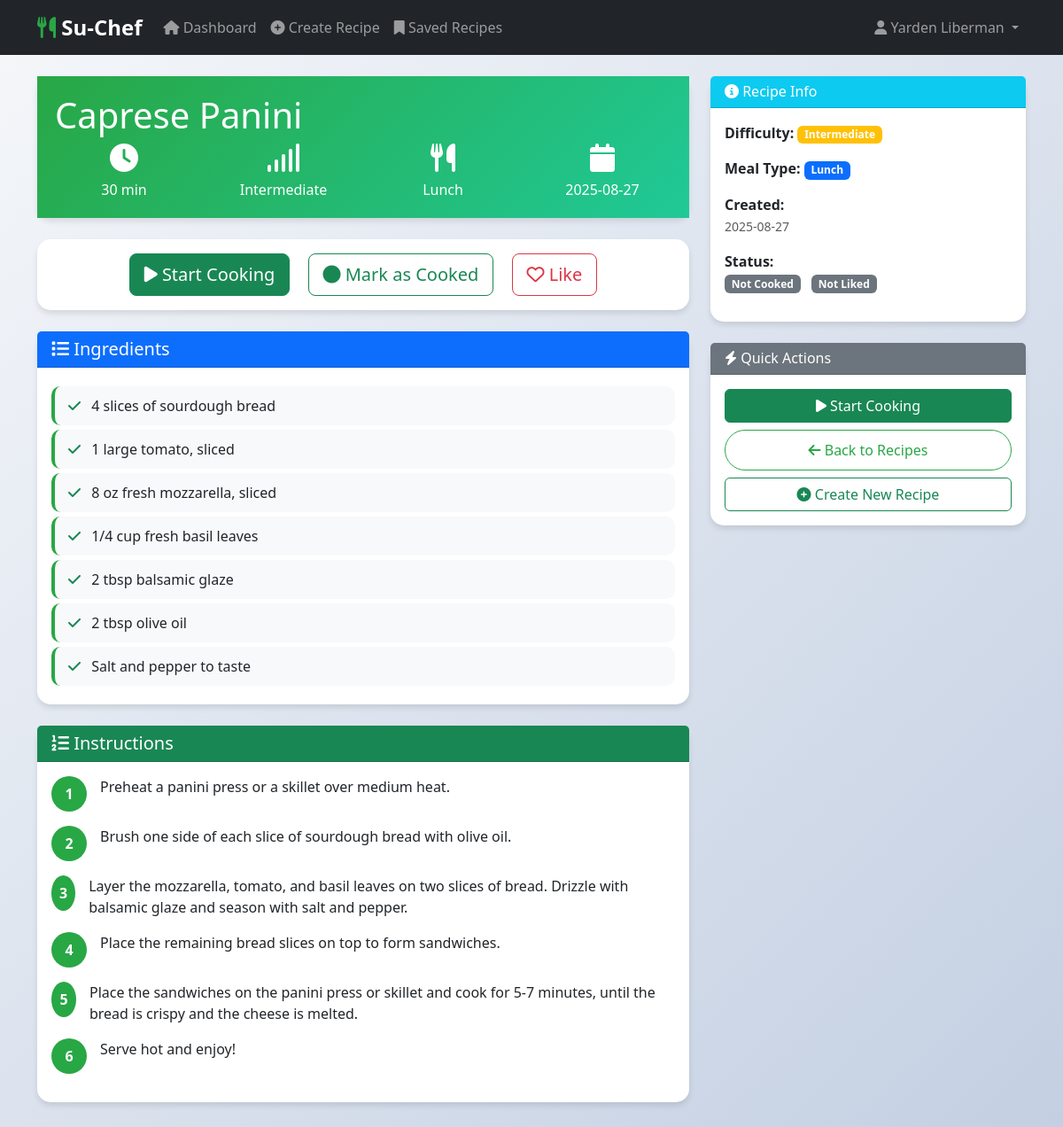
Screenshot of /recipe/2 (signed in) with the database file from the repository.
### app.py (models this page shows)
class Recipe(db.Model):
    id = db.Column(db.Integer, primary_key=True)
    name = db.Column(db.String(200), nullable=False)
    meal_type = db.Column(db.String(50), nullable=False)
    cooking_time = db.Column(db.Integer, nullable=False)
    skill_level = db.Column(db.String(50), nullable=False)
    dietary_restrictions = db.Column(db.String(200))
    ingredients = db.Column(db.Text, nullable=False)  # JSON string
    steps = db.relationship('RecipeStep', backref='recipe', lazy=True, order_by='RecipeStep.step_number')
    created_at = db.Column(db.DateTime, default=datetime.utcnow)
    user_id = db.Column(db.Integer, db.ForeignKey('user.id'), nullable=False)
    cooked = db.Column(db.Boolean, default=False)
    liked = db.Column(db.Boolean, default=False)
    def to_dict(self):
        return {
            'id': self.id,
            'name': self.name,
            'meal_type': self.meal_type,
            'cooking_time': self.cooking_time,
            'skill_level': self.skill_level,
            'dietary_restrictions': self.dietary_restrictions,
            'ingredients': json.loads(self.ingredients) if self.ingredients else [],
            'steps': [step.to_dict() for step in self.steps],
            'created_at': self.created_at.isoformat() if self.created_at else None,
            'user_id': self.user_id,
            'cooked': self.cooked,
            'liked': self.liked
        }

class RecipeStep(db.Model):
    id = db.Column(db.Integer, primary_key=True)
    step_number = db.Column(db.Integer, nullable=False)
    step_text = db.Column(db.Text, nullable=False)
    estimated_time = db.Column(db.Integer)
    tips = db.Column(db.Text)
    recipe_id = db.Column(db.Integer, db.ForeignKey('recipe.id'), nullable=False)
    def to_dict(self):
        return {
            'id': self.id,
            'step_number': self.step_number,
            'step_text': self.step_text,
            'estimated_time': self.estimated_time,
            'tips': self.tips,
            'recipe_id': self.recipe_id
        }

### app.py (the view)
@app.route('/recipe/<int:recipe_id>')
def view_recipe(recipe_id):
    if 'user_id' not in session:
        return redirect(url_for('login'))
    recipe = Recipe.query.get_or_404(recipe_id)
    if recipe.user_id != session['user_id']:
        flash('Access denied')
        return redirect(url_for('dashboard'))
    recipe_dict = recipe.to_dict()
    return render_template('view_recipe.html', recipe=recipe_dict)

### app.py (called while the page is built)
@app.template_filter('from_json')
def from_json_filter(value):
    try:
        return json.loads(value)
    except (json.JSONDecodeError, TypeError):
        return value

### templates/view_recipe.html (shortened to what this page needs)
{% extends "base.html" %}
{% block content %}
<div class="row">
    <div class="col-lg-8">
        <div class="card mb-4">
            <div class="recipe-header">
                <h1 class="mb-2">{{ recipe.name }}</h1>
                <div class="row text-center">
                    <div class="col-md-3">
                        <i class="fas fa-clock fa-2x mb-2"></i>
                        <div>{{ recipe.cooking_time }} min</div>
                    </div>
                    <div class="col-md-3">
                        <i class="fas fa-signal fa-2x mb-2"></i>
                        <div>{{ recipe.skill_level|title }}</div>
                    </div>
                    <div class="col-md-3">
                        <i class="fas fa-utensils fa-2x mb-2"></i>
                        <div>{{ recipe.meal_type|title }}</div>
                    </div>
                    <div class="col-md-3">
                        <i class="fas fa-calendar fa-2x mb-2"></i>
                        <div>{{ recipe.created_at[:10] if recipe.created_at else 'Unknown' }}</div>
                    </div>
                </div>
            </div>
        </div>
        <div class="card mb-4">
            <div class="card-body text-center">
                <a href="{{ url_for('cook_recipe', recipe_id=recipe.id) }}" class="btn btn-success btn-lg me-3">
                    <i class="fas fa-play"></i> Start Cooking
                </a>
                <button class="btn btn-outline-success btn-lg me-3 toggle-cooked" data-recipe-id="{{ recipe.id }}">
                    {% if recipe.cooked %}
                        <i class="fas fa-check-circle"></i> Marked as Cooked
                    {% else %}
                        <i class="fas fa-circle"></i> Mark as Cooked
                    {% endif %}
                </button>
                <button class="btn btn-outline-danger btn-lg toggle-liked" data-recipe-id="{{ recipe.id }}">
                    {% if recipe.liked %}
                        <i class="fas fa-heart"></i> Liked
                    {% else %}
                        <i class="far fa-heart"></i> Like
                    {% endif %}
                </button>
            </div>
        </div>
        <div class="card mb-4">
            <div class="card-header bg-primary text-white">
                <h5 class="mb-0"><i class="fas fa-list"></i> Ingredients</h5>
            </div>
            <div class="card-body">
                {% set ingredients = recipe.ingredients|from_json %}
                {% for ingredient in ingredients %}
                <div class="ingredient-item">
                    <i class="fas fa-check text-success me-2"></i>
                    {{ ingredient }}
                </div>
                {% endfor %}
            </div>
        </div>
        <div class="card mb-4">
            <div class="card-header bg-success text-white">
                <h5 class="mb-0"><i class="fas fa-list-ol"></i> Instructions</h5>
            </div>
            <div class="card-body">
                {% for step in recipe.steps %}
                <div class="d-flex align-items-start mb-3">
                    <div class="step-number">{{ step.step_number }}</div>
                    <div class="flex-grow-1">
                        <p class="mb-0">{{ step.step_text }}</p>
                    </div>
                </div>
                {% endfor %}
            </div>
        </div>
    </div>
    <div class="col-lg-4">
        <div class="card mb-4">
            <div class="card-header bg-info text-white">
                <h6 class="mb-0"><i class="fas fa-info-circle"></i> Recipe Info</h6>
            </div>
            <div class="card-body">
                <div class="mb-3">
                    <strong>Difficulty:</strong>
                    <span class="badge bg-{{ 'success' if recipe.skill_level == 'beginner' else 'warning' if recipe.skill_level == 'intermediate' else 'danger' }}">
                        {{ recipe.skill_level|title }}
                    </span>
                </div>
                <div class="mb-3">
                    <strong>Meal Type:</strong>
                    <span class="badge bg-primary">{{ recipe.meal_type|title }}</span>
                </div>
                <div class="mb-3">
                    <strong>Created:</strong><br>
                    <small class="text-muted">{{ recipe.created_at[:10] if recipe.created_at else 'Unknown' }}</small>
                </div>
                <div class="mb-3">
                    <strong>Status:</strong><br>
                    <span class="badge bg-{{ 'success' if recipe.cooked else 'secondary' }} me-2">
                        {% if recipe.cooked %}Cooked{% else %}Not Cooked{% endif %}
                    </span>
                    <span class="badge bg-{{ 'danger' if recipe.liked else 'secondary' }}">
                        {% if recipe.liked %}Liked{% else %}Not Liked{% endif %}
                    </span>
                </div>
            </div>
        </div>
        <div class="card">
            <div class="card-header bg-secondary text-white">
                <h6 class="mb-0"><i class="fas fa-bolt"></i> Quick Actions</h6>
            </div>
            <div class="card-body">
                <a href="{{ url_for('cook_recipe', recipe_id=recipe.id) }}" class="btn btn-success w-100 mb-2">
                    <i class="fas fa-play"></i> Start Cooking
                </a>
                <a href="{{ url_for('saved_recipes') }}" class="btn btn-outline-primary w-100 mb-2">
                    <i class="fas fa-arrow-left"></i> Back to Recipes
                </a>
                <a href="{{ url_for('create_recipe') }}" class="btn btn-outline-success w-100">
                    <i class="fas fa-plus-circle"></i> Create New Recipe
                </a>
            </div>
        </div>
    </div>
</div>
{% endblock %}

### templates/base.html (style rules this page uses)
:root { --primary-color: #28a745; --secondary-color: #6c757d; --accent-color: #ffc107; --success-color: #28a745; --danger-color: #dc3545; --warning-color: #ffc107; --info-color: #17a2b8; }
body { background: linear-gradient(135deg, #f5f7fa 0%, #c3cfe2 100%); min-height: 100vh; font-family: 'Segoe UI', Tahoma, Geneva, Verdana, sans-serif; }
.card { border: none; border-radius: 15px; box-shadow: 0 4px 6px rgba(0, 0, 0, 0.1); transition: transform 0.2s ease-in-out; }
.btn-outline-primary { border-color: var(--primary-color); color: var(--primary-color); border-radius: 25px; padding: 10px 25px; }
.recipe-header { background: linear-gradient(135deg, var(--primary-color) 0%, #20c997 100%); color: white; padding: 20px; }
.step-number { background: var(--primary-color); color: white; border-radius: 50%; width: 40px; height: 40px; display: flex; align-items: center; justify-content: center; font-weight: bold; margin-right: 15px; }
.ingredient-item { background: #f8f9fa; border-radius: 10px; padding: 10px 15px; margin: 5px 0; border-left: 4px solid var(--primary-color); }

### rows the page displays
Recipe: name "Caprese Panini", skill_level "Intermediate", meal_type "Lunch"
RecipeStep: step_number "1", step_text "Preheat a panini press or a skillet over medium heat."
RecipeStep: step_number "2", step_text "Brush one side of each slice of sourdough bread with olive oil."
RecipeStep: step_number "3", step_text "Layer the mozzarella, tomato, and basil leaves on two slices of bread. Drizzle with balsamic glaze and season with salt and pepper."
RecipeStep: step_number "4", step_text "Place the remaining bread slices on top to form sandwiches."
RecipeStep: step_number "5", step_text "Place the sandwiches on the panini press or skillet and cook for 5-7 minutes, until the bread is crispy and the cheese is melted."
RecipeStep: step_number "6", step_text "Serve hot and enjoy!"

### other values shown
{{ session.username }} "Yarden Liberman"
{{ recipe.cooking_time }} "30"
{{ recipe.created_at[:10] if recipe.created_at else 'Unknown' }} "2025-08-27"
{{ ingredient }} "4 slices of sourdough bread" "1 large tomato, sliced" "8 oz fresh mozzarella, sliced" "1/4 cup fresh basil leaves" "2 tbsp balsamic glaze" "2 tbsp olive oil" "Salt and pepper to taste"
